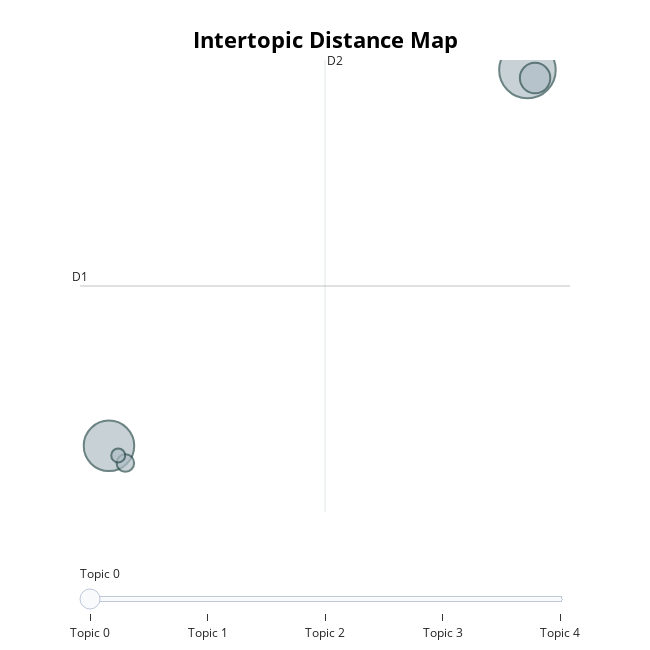

Notebook code for this chart:
### Code cell
topic_model.visualize_topics()

### Figure 1 — Plotly figure (JSON) as saved in the notebook; plotly's stock layout.template omitted (floating-point values rounded to 4 significant figures)
{"data": [{"customdata": [[0, "larticle | mots | alina | code | loi", 197], [1, " |  |  |  | ", 157], [2, "rpublique | gouvernement | lapprobation | annex | texte", 57], [3, " |  |  |  | ", 19], [4, " |  |  |  | ", 12]], "hovertemplate": "<b>Topic %{customdata[0]}</b><br>%{customdata[1]}<br>Size: %{customdata[2]}", "legendgroup": "", "marker": {"color": "#B0BEC5", "line": {"color": "DarkSlateGrey", "width": 2}, "size": [197, 157, 57, 19, 12], "sizemode": "area", "sizeref": 0.1231, "symbol": "circle"}, "mode": "markers", "name": "", "orientation": "v", "showlegend": false, "type": "scatter", "x": [13.2, -11.33, 13.65, -10.37, -10.78], "xaxis": "x", "y": [3.731, -17.21, 3.283, -18.17, -17.75], "yaxis": "y"}], "layout": {"annotations": [{"showarrow": false, "text": "D1", "x": -13.02, "y": -8.305, "yshift": 10}, {"showarrow": false, "text": "D2", "x": 1.335, "xshift": 10, "y": 4.291}], "height": 650, "hoverlabel": {"bgcolor": "white", "font": {"family": "Rockwell", "size": 16}}, "legend": {"itemsizing": "constant", "tracegroupgap": 0}, "margin": {"t": 60}, "shapes": [{"line": {"color": "#CFD8DC", "width": 2}, "type": "line", "x0": 1.335, "x1": 1.335, "y0": -20.9, "y1": 4.291}, {"line": {"color": "#9E9E9E", "width": 2}, "type": "line", "x0": -13.02, "x1": 15.7, "y0": -8.305, "y1": -8.305}], "sliders": [{"active": 0, "pad": {"t": 50}, "steps": [{"args": [{"marker.color": [["red", "#B0BEC5", "#B0BEC5", "#B0BEC5", "#B0BEC5"]]}], "label": "Topic 0", "method": "update"}, {"args": [{"marker.color": [["#B0BEC5", "red", "#B0BEC5", "#B0BEC5", "#B0BEC5"]]}], "label": "Topic 1", "method": "update"}, {"args": [{"marker.color": [["#B0BEC5", "#B0BEC5", "red", "#B0BEC5", "#B0BEC5"]]}], "label": "Topic 2", "method": "update"}, {"args": [{"marker.color": [["#B0BEC5", "#B0BEC5", "#B0BEC5", "red", "#B0BEC5"]]}], "label": "Topic 3", "method": "update"}, {"args": [{"marker.color": [["#B0BEC5", "#B0BEC5", "#B0BEC5", "#B0BEC5", "red"]]}], "label": "Topic 4", "method": "update"}]}], "title": {"font": {"color": "Black", "size": 22}, "text": "<b>Intertopic Distance Map</b>", "x": 0.5, "xanchor": "center", "y": 0.95, "yanchor": "top"}, "width": 650, "xaxis": {"anchor": "y", "domain": [0, 1], "range": [-13.02, 15.7], "title": {"text": ""}, "visible": false}, "yaxis": {"anchor": "x", "domain": [0, 1], "range": [-20.9, 4.291], "title": {"text": ""}, "visible": false}}}
